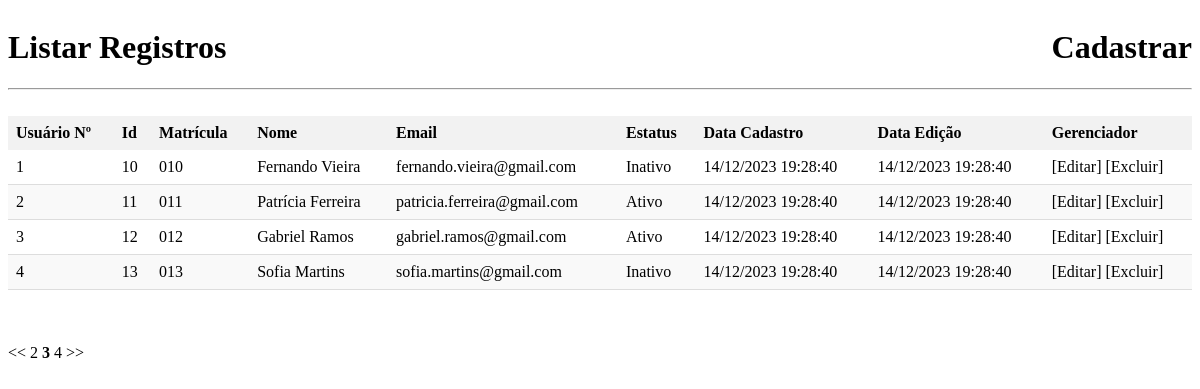
The page /projetoacademico/listar.php?page=3 on the database its author committed.
### tables this page shows
CREATE TABLE `usuarios` (
  `id` int(11) NOT NULL,
  `matricula` varchar(3) NOT NULL,
  `nome` varchar(120) NOT NULL,
  `email` varchar(120) NOT NULL,
  `senha` varchar(32) NOT NULL,
  `estatus` varchar(120) NOT NULL,
  `painel` varchar(80) NOT NULL,
  `data_cadastro` timestamp NOT NULL DEFAULT current_timestamp()
);

### projetoacademico/listar.php (the view, shortened to what this page needs)
<?php
    $conexao = conectar();
?>
<!DOCTYPE html>
<html lang="en">
<head>
</head>
<body>
    <div style="width: 100%;">
        <h1
            style="float: left;"
        >Listar Registros</h1>
        <h1
            style="float: right;"
        ><a href="cadastro.php">Cadastrar</a></h1>
    </div>
    <br><br><br><br>
    <hr>
    <br>
    <table>
        <thead>
            <tr>
                <th>Usuário Nº</th>
                <th>Id</th>
                <th>Matrícula</th>
                <th>Nome</th>
                <th>Email</th>
                <th>Estatus</th>
                <th>Data Cadastro</th>
                <th>Data Edição</th>
                <th>Gerenciador</th>
            </tr>
        </thead>
        <tbody>
        <?php
                $pagina_atual = filter_input(INPUT_GET, "page", FILTER_SANITIZE_NUMBER_INT);
                $pagina = (!empty($pagina_atual)) ? $pagina_atual : 1;
                $limite_result = 4;
                $inicio = ($limite_result * $pagina) - $limite_result;
            $query_usuarios = $conexao -> prepare("SELECT id, matricula, nome, email, estatus, data_cadastro FROM usuarios ORDER BY data_cadastro DESC LIMIT $inicio, $limite_result");
            $query_usuarios -> execute();
            if ($query_usuarios -> rowCount() != 0) {
                $x = 1;
                while ($rowUsuarios = $query_usuarios -> fetch(PDO::FETCH_ASSOC)) {
                    extract($rowUsuarios);
                    echo "<tr>";
                    echo "<td>" . $x . "</td>";
                    echo "<td>" . $rowUsuarios['id'] . "</td>";
                    echo "<td>" . $rowUsuarios['matricula'] . "</td>";
                    echo "<td>" . $rowUsuarios['nome'] . "</td>";
                    echo "<td>" . $rowUsuarios['email'] . "</td>";
                    echo "<td>" . $rowUsuarios['estatus'] . "</td>";
                    echo "<td>" . date("d/m/Y H:i:s", strtotime($data_cadastro)) . "</td>";
                    echo "<td>" . date("d/m/Y H:i:s", strtotime($data_cadastro)) . "</td>";
                    echo "<td><a href='editar.php?id=$id'>[Editar]</a> <a href='confirmarExcluir.php?id=$id'>[Excluir]</a> </td>";
                    $x = $x + 1;
                }
            } else {
                echo "<p style='color: red;'>Erro: Usuário não encontrado </p>";
            }
        ?>
        </tbody>
    </table>
    <?php
            echo "<br><br><br>";
            $query_qtd_registros = $conexao -> prepare("SELECT COUNT(id) AS num_result FROM usuarios");
            $query_qtd_registros -> execute();
            $row_qtd_registros = $query_qtd_registros -> fetch(PDO::FETCH_ASSOC);
            $qtd_pagina = ceil($row_qtd_registros['num_result'] / $limite_result);
            $maximo_link = 1;
            echo "<a href='listar.php?page=1'> << </a>";
            for ($pagina_anterior = max(1, $pagina - $maximo_link); $pagina_anterior < $pagina; $pagina_anterior++) {
                echo "<a href='listar.php?page=$pagina_anterior'> $pagina_anterior </a>";
            }
            echo "<strong>$pagina</strong>";
            for ($pagina_posterior = $pagina + 1; $pagina_posterior <= min($qtd_pagina, $pagina + $maximo_link); $pagina_posterior++) {
                echo "<a href='listar.php?page=$pagina_posterior'> $pagina_posterior </a>";
            }
            echo "<a href='listar.php?page=$qtd_pagina'> >> </a>";
    ?>
</body>
</html>

### projetoacademico/listar.php (style rules this page uses)
a { text-decoration: none; color: black; }
table { width: 100%; border-collapse: collapse; border-spacing: 0; }
th { background-color: #f2f2f2; font-weight: bold; padding: 8px; text-align: left; }
td { border-bottom: 1px solid #ddd; padding: 8px; }
tr:nth-child(even) { background-color: #f9f9f9; }

### rows shown on the page
usuarios: id "10", matricula "010", nome "Fernando Vieira", email "fernando.vieira@gmail.com", estatus "Inativo", data_cadastro "14/12/2023 19:28:40"
usuarios: id "11", matricula "011", nome "Patrícia Ferreira", email "patricia.ferreira@gmail.com", estatus "Ativo", data_cadastro "14/12/2023 19:28:40"
usuarios: id "12", matricula "012", nome "Gabriel Ramos", email "gabriel.ramos@gmail.com", estatus "Ativo", data_cadastro "14/12/2023 19:28:40"
usuarios: id "13", matricula "013", nome "Sofia Martins", email "sofia.martins@gmail.com", estatus "Inativo", data_cadastro "14/12/2023 19:28:40"

### other values the page prints
$pagina "3"
